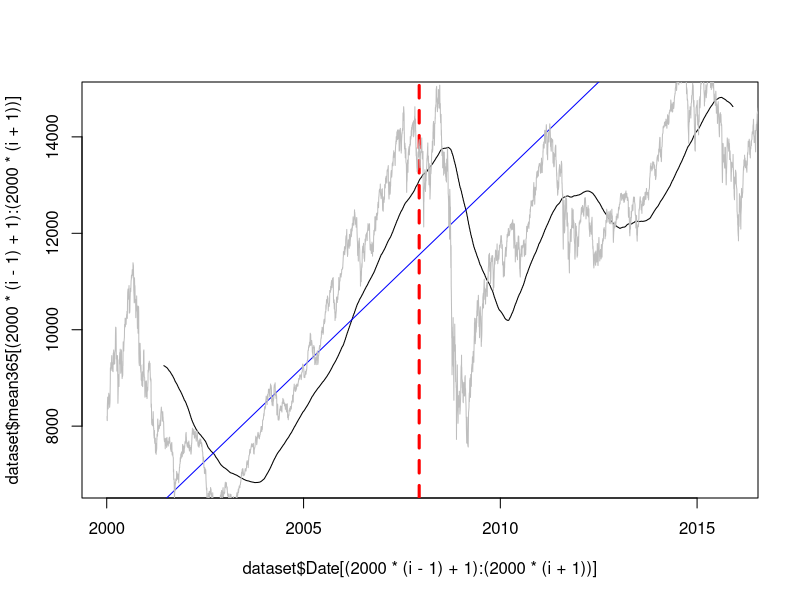
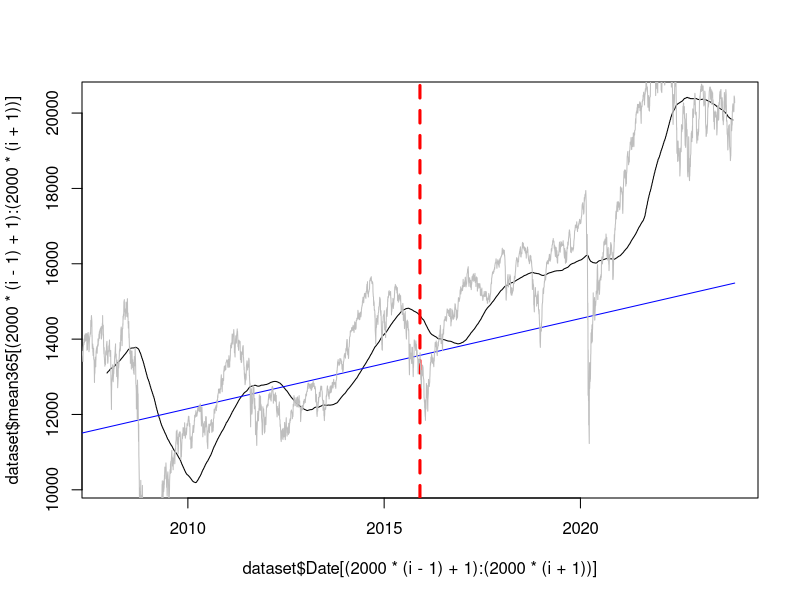
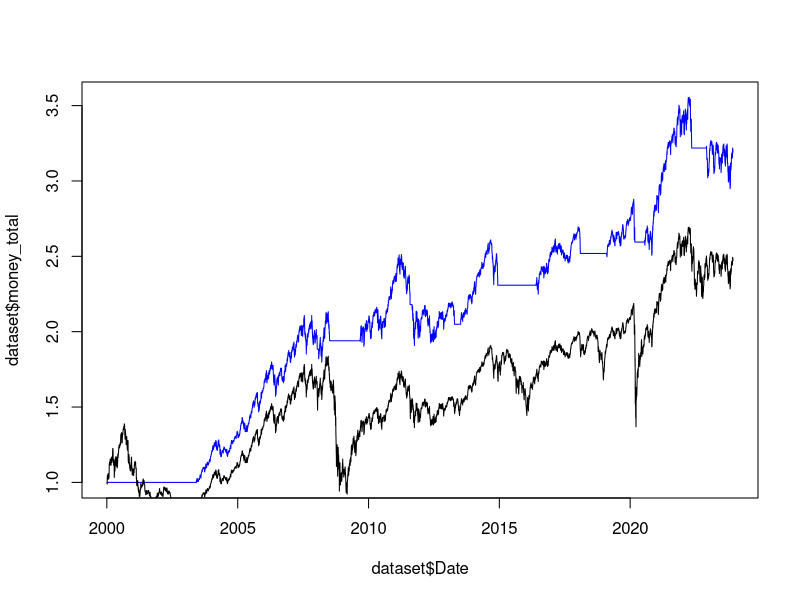
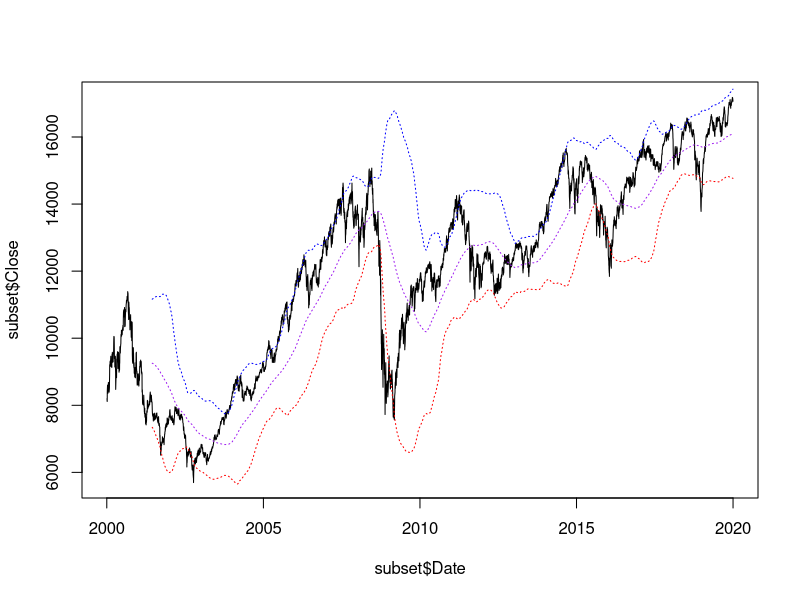
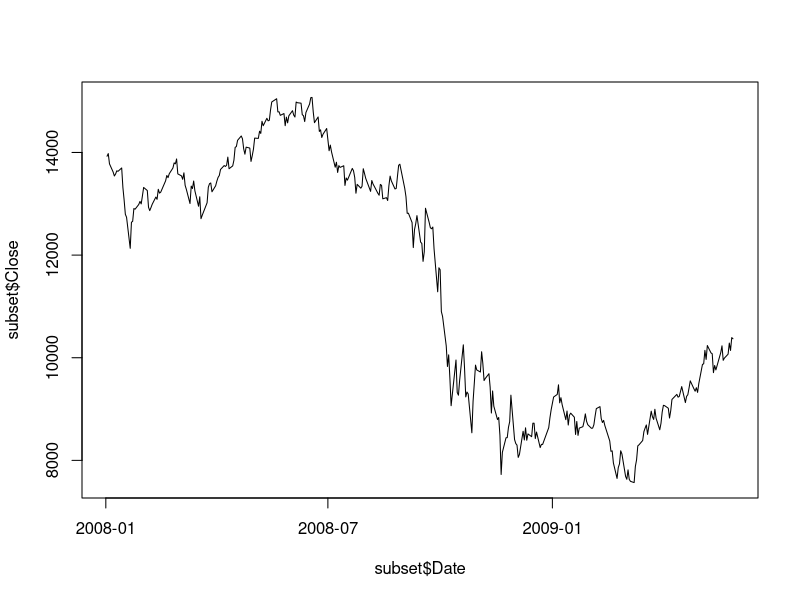
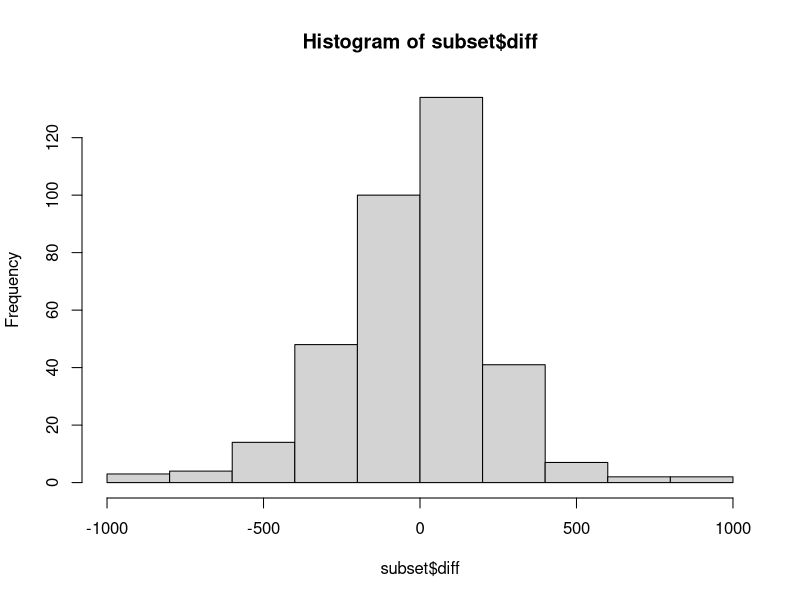
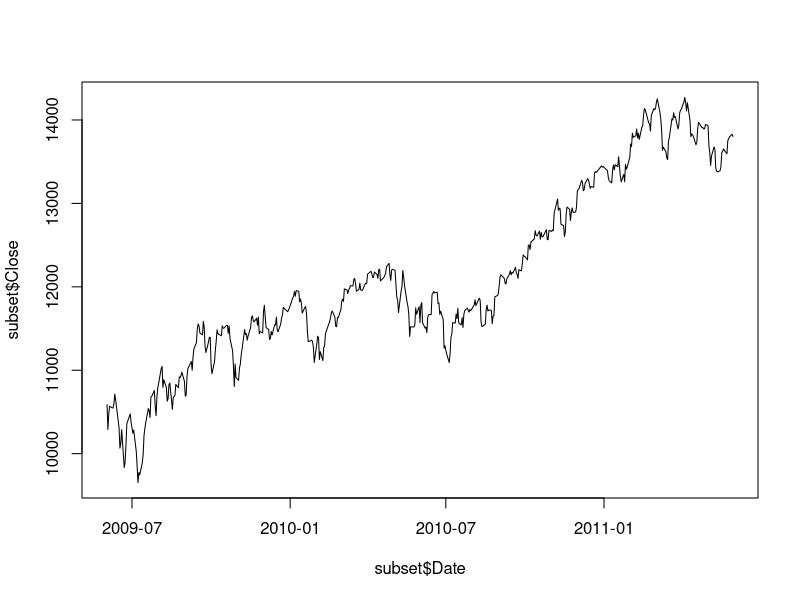
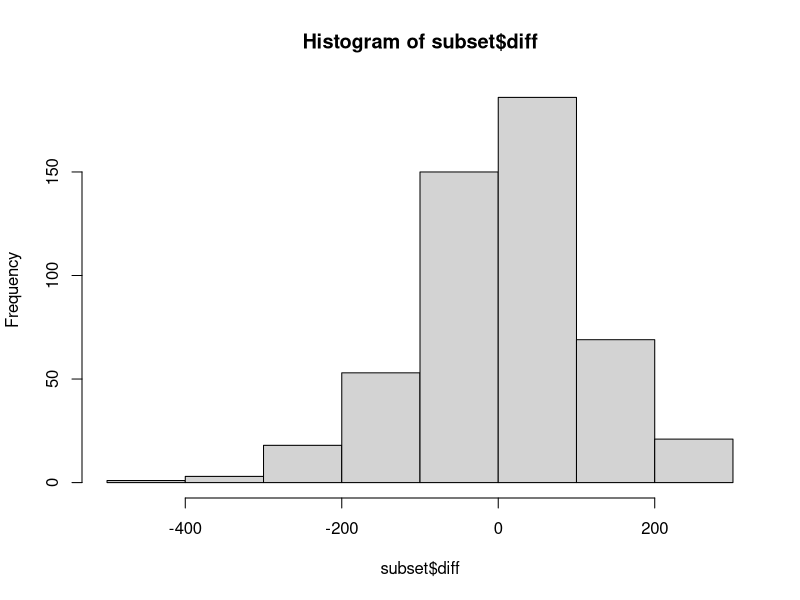

Recreate these plots in R, in order.
## ---- chunk 1
knitr::opts_chunk$set(echo = TRUE)

## ---- chunk 2

#Installing Packages and Loading Libraries
#install.packages("ggplot2", repos="https://mirror.csclub.uwaterloo.ca/CRAN/")
library(ggplot2)
library(forecast)
## ---- chunk 3
TSX = read.csv("TSX_Data.csv")
GDP = read.csv("GDP_Data.csv")
## ---- chunk 4
#Converting Text into Dates and Numbers
TSX[,"Date"] = as.Date(TSX[,"Date"])
TSX[,2:7] = lapply(TSX[,2:7],as.numeric)

GDP$Date = as.Date(GDP$Date)
GDP$GDP = as.numeric(GDP$GDP)


#Check If Converted
class(TSX[1,1])
class(TSX[1,2])
class(TSX[1,3])
class(TSX[1,4])
class(TSX[1,5])
class(TSX[1,6])
class(TSX[1,7])
## ---- chunk 5
# Check for NA Values
apply(sapply(TSX,is.na),2,sum)

# Removing records with NA
TSX = na.omit(TSX)
## ---- chunk 6
library(dplyr)
TSX = left_join(TSX,GDP,by="Date")
TSX$GDP[1] = GDP$GDP[1]
for (i in 1:length(TSX$Date))
  {
  if(is.na(TSX$GDP[i])){
    TSX$GDP[i] = TSX$GDP[i-1]
  }
}
## ---- chunk 7
# Selecting Dates before 2020 as Training Data
TSX_train = TSX[TSX[,"Date"] < "2020-01-01",]
TSX_train = TSX_train[TSX_train[,"Date"] >= "2000-01-01",]

# Selecting the Dates after 2020 as Testing Data
TSX_test = TSX[TSX[,"Date"] >= "2020-01-01",]
## ---- chunk 8
dataset = TSX[,c("Date","Close","GDP")]
size = length(dataset$Date)
dataset$diff_p = 0
dataset$GDP_diff_last[1] = 0
for(i in 1:size){
  #Calculate Change and Percent Change
  if(i > 1)
  {
    dataset[i,"diff"] = dataset[i,"Close"] - dataset[i-1,"Close"]
    dataset[i,"diff_p"] = dataset[i,"diff"] / dataset[i-1,"Close"]
    dataset$GDP_diff[i] = dataset$GDP[i] - dataset$GDP[i-1]
    if(dataset$GDP_diff[i] == 0){
      dataset$GDP_diff_last[i] = dataset$GDP_diff_last[i-1]
    }else{
      dataset$GDP_diff_last[i] = dataset$GDP_diff[i]
    }
  }
    #Calculate 7 day Variance
  if(i > 8){
    dataset[i,"mean7"] = mean(dataset[(i-7):i,"Close"])
    dataset[i,"var7"] = var(dataset[(i-7):i,"Close"])
    dataset[i,"high7"] = max(dataset[(i-7):i,"Close"])
    dataset[i,"low7"] = min(dataset[(i-7):i,"Close"])
    dataset[i,"trend7"] = mean(dataset[(i-7):i,"diff"])
  }
  #Calculate 30 day variance
  if(i > 31){
    dataset[i,"mean30"] = mean(dataset[(i-30):i,"Close"])
    dataset[i,"var30"] = var(dataset[(i-30):i,"Close"])
    dataset[i,"high30"] = max(dataset[(i-30):i,"Close"])
    dataset[i,"low30"] = min(dataset[(i-30):i,"Close"])
    dataset[i,"trend30"] = mean(dataset[(i-30):i,"diff"])
  }
    #Calculate 365 day variance
  if(i > 366){
    dataset[i,"mean365"] = mean(dataset[(i-365):i,"Close"])
    dataset[i,"var365"] = var(dataset[(i-365):i,"Close"])
    dataset[i,"high365"] = max(dataset[(i-365):i,"Close"])
    dataset[i,"low365"] = min(dataset[(i-365):i,"Close"])
    dataset[i,"trend365"] = mean(dataset[(i-365):i,"diff"])
  }
}
## ---- chunk 9
values = data.frame(qt=rep(0,20),var7=rep(0,20),var30=rep(0,20))
for(i in 0:19)
{
  qt = 0.05*i
  values[i+1,"qt"] = qt
  values[i+1,"var7"] = mean(dataset[dataset$var7 > quantile(dataset$var7, qt, na.rm=TRUE), "diff"], na.rm=TRUE)
  values[i+1,"var30"] = mean(dataset[dataset$var30 > quantile(dataset$var30, qt, na.rm=TRUE), "diff"], na.rm=TRUE)
}

# Medium 30 Day Variance and Low 7 Day Variance
mean(dataset[dataset$var30[dataset$var30[dataset$var7 < quantile(dataset$var7, 0.25, na.rm=TRUE)] > quantile(dataset$var30, 0.25, na.rm=TRUE)] < quantile(dataset$var30, 0.75, na.rm=TRUE),"diff"],na.rm=TRUE)
## ---- chunk 10
for(i in 1:2)
{
  fit = lm(mean365 ~ Date, data = dataset[(2000*(i-1)+1):(2000*i),])
  plot(dataset$Date[(2000*(i-1)+1):(2000*(i+1))], dataset$mean365[(2000*(i-1)+1):(2000*(i+1))],type="l")
  lines(dataset$Date, as.numeric(dataset$Date)*fit$coefficients[[2]]+fit$coefficients[[1]], col="blue")
  abline(v=dataset$Date[2000*i], col="red",lwd = 3, lty=2)
  lines(dataset$Date,dataset$Close,col="gray")
}

## ---- chunk 11
#Simulated Trading
dataset$money_out[1] = 1
dataset$money_in[1] = 0
dataset$money_total[1] = dataset$money_in[1] + dataset$money_out[1]

crossed = 0
for(i in 2:size){
  dataset$money_in[i] = dataset$money_in[i-1] * dataset$Close[i] / dataset$Close[i-1]
  dataset$money_out[i] = dataset$money_out[i-1]
  dataset$money_total[i] = dataset$money_in[i] + dataset$money_out[i]
  
  if(i > 367)
  {
    if(dataset$Close[i] > dataset$mean365[i] + sqrt(dataset$var365[i]))
    {
      crossed = 1;
    }
    if(dataset$Close[i] < dataset$mean365[i] - sqrt(dataset$var365[i]))
    {
      crossed = -1;
    }
    if(dataset$Close[i] < dataset$mean365[i] & crossed == 1){
      dataset$money_in[i] = 0
      dataset$money_out[i] = dataset$money_total[i]
      crossed = 0
    }
    else
    if(dataset$Close[i] > dataset$mean365[i] & crossed == -1){
      dataset$money_in[i] = dataset$money_total[i]
      dataset$money_out[i] = 0
      crossed = 0
    }    
  }

  
}
plot(dataset$Date,dataset$money_total,type="l",col="blue")
lines(dataset$Date,dataset$Close/dataset$Close[1],col="black")
## ---- chunk 12
subset = dataset[dataset$Date > "2000-01-01" & dataset$Date < "2020-01-01",]
plot(subset$Date,subset$Close,type="l")
lines(subset$Date,subset$mean365,col="purple",lty = "dotted")
lines(subset$Date,subset$mean365-1.96*sqrt(subset$var365),col="red",lty = "dotted")
lines(subset$Date,subset$mean365+1.96*sqrt(subset$var365),col="blue",lty = "dotted")
## ---- chunk 13
subset = dataset[dataset$Date > "2008-01-01" & dataset$Date < "2009-06-01",]
plot(subset$Date,subset$Close, type="l")
hist(subset$diff)
subset = dataset[dataset$Date > "2009-06-01" & dataset$Date < "2011-06-01",]
plot(subset$Date,subset$Close, type="l")
hist(subset$diff)
## ---- chunk 14
subset = dataset[dataset$Date > "2007-12-01" & dataset$Date < "2008-03-01",]
plot(subset$Date,subset$Close, type="l")
hist(subset$diff)
subset = dataset[dataset$Date > "2008-03-01" & dataset$Date < "2008-06-01",]
plot(subset$Date,subset$Close, type="l")
hist(subset$diff)
subset = dataset[dataset$Date > "2008-06-01" & dataset$Date < "2008-09-01",]
plot(subset$Date,subset$Close, type="l")
hist(subset$diff)
subset = dataset[dataset$Date > "2008-09-01" & dataset$Date < "2008-12-01",]
plot(subset$Date,subset$Close, type="l")
hist(subset$diff)
subset = dataset[dataset$Date > "2008-12-01" & dataset$Date < "2009-03-01",]
plot(subset$Date,subset$Close, type="l")
hist(subset$diff)
subset = dataset[dataset$Date > "2009-03-01" & dataset$Date < "2009-06-01",]
plot(subset$Date,subset$Close, type="l")
hist(subset$diff)
subset = dataset[dataset$Date > "2009-06-01" & dataset$Date < "2009-09-01",]
plot(subset$Date,subset$Close, type="l")
hist(subset$diff)
## ---- chunk 15
subset = dataset[dataset$Date > "2008-03-01" & dataset$Date < "2008-04-01",]
plot(subset$Date,subset$Close, type="l")
hist(subset$diff)
subset = dataset[dataset$Date > "2008-04-01" & dataset$Date < "2008-05-01",]
plot(subset$Date,subset$Close, type="l")
hist(subset$diff)
subset = dataset[dataset$Date > "2008-05-01" & dataset$Date < "2008-06-01",]
plot(subset$Date,subset$Close, type="l")
hist(subset$diff)
subset = dataset[dataset$Date > "2008-06-01" & dataset$Date < "2008-07-01",]
plot(subset$Date,subset$Close, type="l")
hist(subset$diff)
subset = dataset[dataset$Date > "2008-07-01" & dataset$Date < "2008-08-01",]
plot(subset$Date,subset$Close, type="l")
hist(subset$diff)
subset = dataset[dataset$Date > "2008-08-01" & dataset$Date < "2008-09-01",]
plot(subset$Date,subset$Close, type="l")
hist(subset$diff)
subset = dataset[dataset$Date > "2008-09-01" & dataset$Date < "2008-10-01",]
plot(subset$Date,subset$Close, type="l")
hist(subset$diff)
subset = dataset[dataset$Date > "2008-10-01" & dataset$Date < "2008-11-01",]
plot(subset$Date,subset$Close, type="l")
hist(subset$diff)
subset = dataset[dataset$Date > "2008-11-01" & dataset$Date < "2008-12-01",]
plot(subset$Date,subset$Close, type="l")
hist(subset$diff)
subset = dataset[dataset$Date > "2008-12-01" & dataset$Date < "2009-01-01",]
plot(subset$Date,subset$Close, type="l")
hist(subset$diff)
